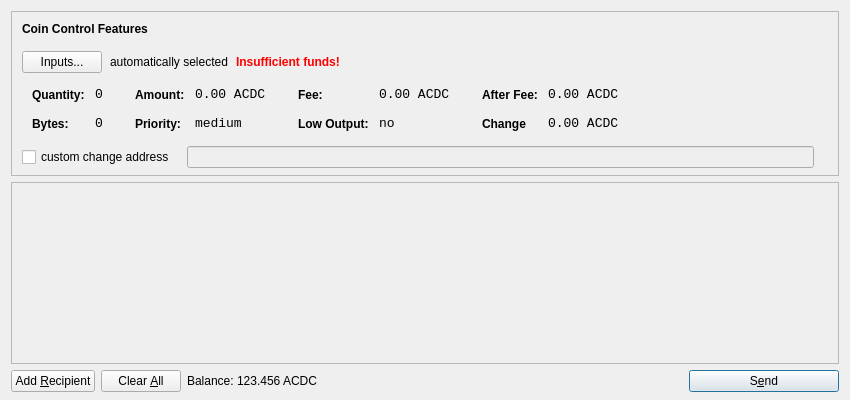
<?xml version="1.0" encoding="UTF-8"?>
<ui version="4.0">
 <class>SendCoinsDialog</class>
 <widget class="QDialog" name="SendCoinsDialog">
  <property name="geometry">
   <rect>
    <x>0</x>
    <y>0</y>
    <width>850</width>
    <height>400</height>
   </rect>
  </property>
  <property name="windowTitle">
   <string>Send Coins</string>
  </property>
  <layout class="QVBoxLayout" name="verticalLayout" stretch="0,1,0">
   <property name="bottomMargin">
    <number>8</number>
   </property>
   <item>
    <widget class="QFrame" name="frameCoinControl">
     <property name="sizePolicy">
      <sizepolicy hsizetype="Expanding" vsizetype="Expanding">
       <horstretch>0</horstretch>
       <verstretch>0</verstretch>
      </sizepolicy>
     </property>
     <property name="maximumSize">
      <size>
       <width>16777215</width>
       <height>16777215</height>
      </size>
     </property>
     <property name="frameShape">
      <enum>QFrame::StyledPanel</enum>
     </property>
     <property name="frameShadow">
      <enum>QFrame::Sunken</enum>
     </property>
     <layout class="QVBoxLayout" name="verticalLayoutCoinControl2">
      <property name="spacing">
       <number>-1</number>
      </property>
      <property name="leftMargin">
       <number>0</number>
      </property>
      <property name="topMargin">
       <number>0</number>
      </property>
      <property name="rightMargin">
       <number>0</number>
      </property>
      <property name="bottomMargin">
       <number>6</number>
      </property>
      <item>
       <layout class="QVBoxLayout" name="verticalLayoutCoinControl" stretch="0,0,0,0,1">
        <property name="spacing">
         <number>0</number>
        </property>
        <property name="leftMargin">
         <number>10</number>
        </property>
        <property name="topMargin">
         <number>10</number>
        </property>
        <item>
         <layout class="QHBoxLayout" name="horizontalLayoutCoinControl1">
          <property name="bottomMargin">
           <number>15</number>
          </property>
          <item>
           <widget class="QLabel" name="labelCoinControlFeatures">
            <property name="sizePolicy">
             <sizepolicy hsizetype="Preferred" vsizetype="Maximum">
              <horstretch>0</horstretch>
              <verstretch>0</verstretch>
             </sizepolicy>
            </property>
            <property name="font">
             <font>
              <weight>75</weight>
              <bold>true</bold>
             </font>
            </property>
            <property name="styleSheet">
             <string notr="true">font-weight:bold;</string>
            </property>
            <property name="text">
             <string>Coin Control Features</string>
            </property>
           </widget>
          </item>
         </layout>
        </item>
        <item>
         <layout class="QHBoxLayout" name="horizontalLayoutCoinControl2" stretch="0,0,0,0">
          <property name="spacing">
           <number>8</number>
          </property>
          <property name="bottomMargin">
           <number>10</number>
          </property>
          <item>
           <widget class="QPushButton" name="pushButtonCoinControl">
            <property name="styleSheet">
             <string notr="true"/>
            </property>
            <property name="text">
             <string>Inputs...</string>
            </property>
           </widget>
          </item>
          <item>
           <widget class="QLabel" name="labelCoinControlAutomaticallySelected">
            <property name="text">
             <string>automatically selected</string>
            </property>
            <property name="margin">
             <number>5</number>
            </property>
           </widget>
          </item>
          <item>
           <widget class="QLabel" name="labelCoinControlInsuffFunds">
            <property name="font">
             <font>
              <weight>75</weight>
              <bold>true</bold>
             </font>
            </property>
            <property name="styleSheet">
             <string notr="true">color:red;font-weight:bold;</string>
            </property>
            <property name="text">
             <string>Insufficient funds!</string>
            </property>
            <property name="margin">
             <number>5</number>
            </property>
           </widget>
          </item>
          <item>
           <spacer name="horizontalSpacerCoinControl">
            <property name="orientation">
             <enum>Qt::Horizontal</enum>
            </property>
            <property name="sizeHint" stdset="0">
             <size>
              <width>40</width>
              <height>1</height>
             </size>
            </property>
           </spacer>
          </item>
         </layout>
        </item>
        <item>
         <widget class="QWidget" name="widgetCoinControl" native="true">
          <property name="sizePolicy">
           <sizepolicy hsizetype="Preferred" vsizetype="Preferred">
            <horstretch>0</horstretch>
            <verstretch>0</verstretch>
           </sizepolicy>
          </property>
          <property name="minimumSize">
           <size>
            <width>0</width>
            <height>0</height>
           </size>
          </property>
          <property name="styleSheet">
           <string notr="true"/>
          </property>
          <layout class="QHBoxLayout" name="horizontalLayoutCoinControl5">
           <property name="margin">
            <number>0</number>
           </property>
           <item>
            <layout class="QHBoxLayout" name="horizontalLayoutCoinControl3" stretch="0,0,0,1">
             <property name="spacing">
              <number>20</number>
             </property>
             <property name="topMargin">
              <number>0</number>
             </property>
             <property name="bottomMargin">
              <number>10</number>
             </property>
             <item>
              <layout class="QFormLayout" name="formLayoutCoinControl1">
               <property name="horizontalSpacing">
                <number>10</number>
               </property>
               <property name="verticalSpacing">
                <number>14</number>
               </property>
               <property name="leftMargin">
                <number>10</number>
               </property>
               <property name="topMargin">
                <number>4</number>
               </property>
               <property name="rightMargin">
                <number>6</number>
               </property>
               <item row="0" column="0">
                <widget class="QLabel" name="labelCoinControlQuantityText">
                 <property name="styleSheet">
                  <string notr="true">font-weight:bold;</string>
                 </property>
                 <property name="text">
                  <string>Quantity:</string>
                 </property>
                 <property name="margin">
                  <number>0</number>
                 </property>
                </widget>
               </item>
               <item row="0" column="1">
                <widget class="QLabel" name="labelCoinControlQuantity">
                 <property name="font">
                  <font>
                   <family>Monospace</family>
                   <pointsize>10</pointsize>
                  </font>
                 </property>
                 <property name="cursor">
                  <cursorShape>IBeamCursor</cursorShape>
                 </property>
                 <property name="contextMenuPolicy">
                  <enum>Qt::ActionsContextMenu</enum>
                 </property>
                 <property name="text">
                  <string>0</string>
                 </property>
                 <property name="margin">
                  <number>0</number>
                 </property>
                 <property name="textInteractionFlags">
                  <set>Qt::LinksAccessibleByMouse|Qt::TextSelectableByKeyboard|Qt::TextSelectableByMouse</set>
                 </property>
                </widget>
               </item>
               <item row="1" column="0">
                <widget class="QLabel" name="labelCoinControlBytesText">
                 <property name="styleSheet">
                  <string notr="true">font-weight:bold;</string>
                 </property>
                 <property name="text">
                  <string>Bytes:</string>
                 </property>
                </widget>
               </item>
               <item row="1" column="1">
                <widget class="QLabel" name="labelCoinControlBytes">
                 <property name="font">
                  <font>
                   <family>Monospace</family>
                   <pointsize>10</pointsize>
                  </font>
                 </property>
                 <property name="cursor">
                  <cursorShape>IBeamCursor</cursorShape>
                 </property>
                 <property name="contextMenuPolicy">
                  <enum>Qt::ActionsContextMenu</enum>
                 </property>
                 <property name="text">
                  <string>0</string>
                 </property>
                 <property name="textInteractionFlags">
                  <set>Qt::LinksAccessibleByMouse|Qt::TextSelectableByKeyboard|Qt::TextSelectableByMouse</set>
                 </property>
                </widget>
               </item>
              </layout>
             </item>
             <item>
              <layout class="QFormLayout" name="formLayoutCoinControl2">
               <property name="horizontalSpacing">
                <number>10</number>
               </property>
               <property name="verticalSpacing">
                <number>14</number>
               </property>
               <property name="leftMargin">
                <number>6</number>
               </property>
               <property name="topMargin">
                <number>4</number>
               </property>
               <property name="rightMargin">
                <number>6</number>
               </property>
               <item row="0" column="0">
                <widget class="QLabel" name="labelCoinControlAmountText">
                 <property name="styleSheet">
                  <string notr="true">font-weight:bold;</string>
                 </property>
                 <property name="text">
                  <string>Amount:</string>
                 </property>
                 <property name="margin">
                  <number>0</number>
                 </property>
                </widget>
               </item>
               <item row="0" column="1">
                <widget class="QLabel" name="labelCoinControlAmount">
                 <property name="font">
                  <font>
                   <family>Monospace</family>
                   <pointsize>10</pointsize>
                  </font>
                 </property>
                 <property name="cursor">
                  <cursorShape>IBeamCursor</cursorShape>
                 </property>
                 <property name="contextMenuPolicy">
                  <enum>Qt::ActionsContextMenu</enum>
                 </property>
                 <property name="text">
                  <string>0.00 ACDC</string>
                 </property>
                 <property name="textInteractionFlags">
                  <set>Qt::LinksAccessibleByMouse|Qt::TextSelectableByKeyboard|Qt::TextSelectableByMouse</set>
                 </property>
                </widget>
               </item>
               <item row="1" column="0">
                <widget class="QLabel" name="labelCoinControlPriorityText">
                 <property name="styleSheet">
                  <string notr="true">font-weight:bold;</string>
                 </property>
                 <property name="text">
                  <string>Priority:</string>
                 </property>
                </widget>
               </item>
               <item row="1" column="1">
                <widget class="QLabel" name="labelCoinControlPriority">
                 <property name="font">
                  <font>
                   <family>Monospace</family>
                   <pointsize>10</pointsize>
                  </font>
                 </property>
                 <property name="cursor">
                  <cursorShape>IBeamCursor</cursorShape>
                 </property>
                 <property name="contextMenuPolicy">
                  <enum>Qt::ActionsContextMenu</enum>
                 </property>
                 <property name="text">
                  <string>medium</string>
                 </property>
                 <property name="textInteractionFlags">
                  <set>Qt::LinksAccessibleByMouse|Qt::TextSelectableByKeyboard|Qt::TextSelectableByMouse</set>
                 </property>
                </widget>
               </item>
              </layout>
             </item>
             <item>
              <layout class="QFormLayout" name="formLayoutCoinControl3">
               <property name="horizontalSpacing">
                <number>10</number>
               </property>
               <property name="verticalSpacing">
                <number>14</number>
               </property>
               <property name="leftMargin">
                <number>6</number>
               </property>
               <property name="topMargin">
                <number>4</number>
               </property>
               <property name="rightMargin">
                <number>6</number>
               </property>
               <item row="0" column="0">
                <widget class="QLabel" name="labelCoinControlFeeText">
                 <property name="styleSheet">
                  <string notr="true">font-weight:bold;</string>
                 </property>
                 <property name="text">
                  <string>Fee:</string>
                 </property>
                 <property name="margin">
                  <number>0</number>
                 </property>
                </widget>
               </item>
               <item row="0" column="1">
                <widget class="QLabel" name="labelCoinControlFee">
                 <property name="font">
                  <font>
                   <family>Monospace</family>
                   <pointsize>10</pointsize>
                  </font>
                 </property>
                 <property name="cursor">
                  <cursorShape>IBeamCursor</cursorShape>
                 </property>
                 <property name="contextMenuPolicy">
                  <enum>Qt::ActionsContextMenu</enum>
                 </property>
                 <property name="text">
                  <string>0.00 ACDC</string>
                 </property>
                 <property name="textInteractionFlags">
                  <set>Qt::LinksAccessibleByMouse|Qt::TextSelectableByKeyboard|Qt::TextSelectableByMouse</set>
                 </property>
                </widget>
               </item>
               <item row="1" column="0">
                <widget class="QLabel" name="labelCoinControlLowOutputText">
                 <property name="styleSheet">
                  <string notr="true">font-weight:bold;</string>
                 </property>
                 <property name="text">
                  <string>Low Output:</string>
                 </property>
                </widget>
               </item>
               <item row="1" column="1">
                <widget class="QLabel" name="labelCoinControlLowOutput">
                 <property name="font">
                  <font>
                   <family>Monospace</family>
                   <pointsize>10</pointsize>
                  </font>
                 </property>
                 <property name="cursor">
                  <cursorShape>IBeamCursor</cursorShape>
                 </property>
                 <property name="contextMenuPolicy">
                  <enum>Qt::ActionsContextMenu</enum>
                 </property>
                 <property name="text">
                  <string>no</string>
                 </property>
                 <property name="textInteractionFlags">
                  <set>Qt::LinksAccessibleByMouse|Qt::TextSelectableByKeyboard|Qt::TextSelectableByMouse</set>
                 </property>
                </widget>
               </item>
              </layout>
             </item>
             <item>
              <layout class="QFormLayout" name="formLayoutCoinControl4">
               <property name="horizontalSpacing">
                <number>10</number>
               </property>
               <property name="verticalSpacing">
                <number>14</number>
               </property>
               <property name="leftMargin">
                <number>6</number>
               </property>
               <property name="topMargin">
                <number>4</number>
               </property>
               <property name="rightMargin">
                <number>6</number>
               </property>
               <item row="0" column="0">
                <widget class="QLabel" name="labelCoinControlAfterFeeText">
                 <property name="styleSheet">
                  <string notr="true">font-weight:bold;</string>
                 </property>
                 <property name="text">
                  <string>After Fee:</string>
                 </property>
                 <property name="margin">
                  <number>0</number>
                 </property>
                </widget>
               </item>
               <item row="0" column="1">
                <widget class="QLabel" name="labelCoinControlAfterFee">
                 <property name="font">
                  <font>
                   <family>Monospace</family>
                   <pointsize>10</pointsize>
                  </font>
                 </property>
                 <property name="cursor">
                  <cursorShape>IBeamCursor</cursorShape>
                 </property>
                 <property name="contextMenuPolicy">
                  <enum>Qt::ActionsContextMenu</enum>
                 </property>
                 <property name="text">
                  <string>0.00 ACDC</string>
                 </property>
                 <property name="textInteractionFlags">
                  <set>Qt::LinksAccessibleByMouse|Qt::TextSelectableByKeyboard|Qt::TextSelectableByMouse</set>
                 </property>
                </widget>
               </item>
               <item row="1" column="0">
                <widget class="QLabel" name="labelCoinControlChangeText">
                 <property name="styleSheet">
                  <string notr="true">font-weight:bold;</string>
                 </property>
                 <property name="text">
                  <string>Change</string>
                 </property>
                </widget>
               </item>
               <item row="1" column="1">
                <widget class="QLabel" name="labelCoinControlChange">
                 <property name="font">
                  <font>
                   <family>Monospace</family>
                   <pointsize>10</pointsize>
                  </font>
                 </property>
                 <property name="cursor">
                  <cursorShape>IBeamCursor</cursorShape>
                 </property>
                 <property name="contextMenuPolicy">
                  <enum>Qt::ActionsContextMenu</enum>
                 </property>
                 <property name="text">
                  <string>0.00 ACDC</string>
                 </property>
                 <property name="textInteractionFlags">
                  <set>Qt::LinksAccessibleByMouse|Qt::TextSelectableByKeyboard|Qt::TextSelectableByMouse</set>
                 </property>
                </widget>
               </item>
              </layout>
             </item>
            </layout>
           </item>
          </layout>
         </widget>
        </item>
        <item>
         <layout class="QHBoxLayout" name="horizontalLayoutCoinControl4" stretch="0,0,0">
          <property name="spacing">
           <number>12</number>
          </property>
          <property name="sizeConstraint">
           <enum>QLayout::SetDefaultConstraint</enum>
          </property>
          <property name="topMargin">
           <number>5</number>
          </property>
          <property name="rightMargin">
           <number>5</number>
          </property>
          <item>
           <widget class="QCheckBox" name="checkBoxCoinControlChange">
            <property name="text">
             <string>custom change address</string>
            </property>
           </widget>
          </item>
          <item>
           <widget class="QLineEdit" name="lineEditCoinControlChange">
            <property name="enabled">
             <bool>false</bool>
            </property>
            <property name="sizePolicy">
             <sizepolicy hsizetype="Expanding" vsizetype="Fixed">
              <horstretch>0</horstretch>
              <verstretch>0</verstretch>
             </sizepolicy>
            </property>
           </widget>
          </item>
          <item>
           <widget class="QLabel" name="labelCoinControlChangeLabel">
            <property name="sizePolicy">
             <sizepolicy hsizetype="Preferred" vsizetype="Expanding">
              <horstretch>0</horstretch>
              <verstretch>0</verstretch>
             </sizepolicy>
            </property>
            <property name="minimumSize">
             <size>
              <width>0</width>
              <height>0</height>
             </size>
            </property>
            <property name="text">
             <string/>
            </property>
            <property name="margin">
             <number>3</number>
            </property>
           </widget>
          </item>
         </layout>
        </item>
        <item>
         <spacer name="verticalSpacerCoinControl">
          <property name="orientation">
           <enum>Qt::Vertical</enum>
          </property>
          <property name="sizeHint" stdset="0">
           <size>
            <width>800</width>
            <height>1</height>
           </size>
          </property>
         </spacer>
        </item>
       </layout>
      </item>
     </layout>
    </widget>
   </item>
   <item>
    <widget class="QScrollArea" name="scrollArea">
     <property name="widgetResizable">
      <bool>true</bool>
     </property>
     <widget class="QWidget" name="scrollAreaWidgetContents">
      <property name="geometry">
       <rect>
        <x>0</x>
        <y>0</y>
        <width>830</width>
        <height>165</height>
       </rect>
      </property>
      <layout class="QVBoxLayout" name="verticalLayout_2">
       <property name="margin">
        <number>0</number>
       </property>
       <item>
        <layout class="QVBoxLayout" name="entries">
         <property name="spacing">
          <number>6</number>
         </property>
        </layout>
       </item>
       <item>
        <spacer name="verticalSpacer">
         <property name="orientation">
          <enum>Qt::Vertical</enum>
         </property>
         <property name="sizeHint" stdset="0">
          <size>
           <width>20</width>
           <height>40</height>
          </size>
         </property>
        </spacer>
       </item>
      </layout>
     </widget>
    </widget>
   </item>
   <item>
    <layout class="QHBoxLayout" name="horizontalLayout">
     <item>
      <widget class="QPushButton" name="addButton">
       <property name="toolTip">
        <string>Send to multiple recipients at once</string>
       </property>
       <property name="text">
        <string>Add &amp;Recipient</string>
       </property>
       <property name="icon">
        <iconset resource="../bitcoin.qrc">
         <normaloff>:/icons/add</normaloff>:/icons/add</iconset>
       </property>
       <property name="autoDefault">
        <bool>false</bool>
       </property>
      </widget>
     </item>
     <item>
      <widget class="QPushButton" name="clearButton">
       <property name="sizePolicy">
        <sizepolicy hsizetype="Minimum" vsizetype="Fixed">
         <horstretch>0</horstretch>
         <verstretch>0</verstretch>
        </sizepolicy>
       </property>
       <property name="toolTip">
        <string>Remove all transaction fields</string>
       </property>
       <property name="text">
        <string>Clear &amp;All</string>
       </property>
       <property name="icon">
        <iconset resource="../bitcoin.qrc">
         <normaloff>:/icons/remove</normaloff>:/icons/remove</iconset>
       </property>
       <property name="autoRepeatDelay">
        <number>300</number>
       </property>
       <property name="autoDefault">
        <bool>false</bool>
       </property>
      </widget>
     </item>
     <item>
      <layout class="QHBoxLayout" name="horizontalLayout_2">
       <property name="spacing">
        <number>3</number>
       </property>
       <item>
        <widget class="QLabel" name="label">
         <property name="sizePolicy">
          <sizepolicy hsizetype="Preferred" vsizetype="Fixed">
           <horstretch>0</horstretch>
           <verstretch>0</verstretch>
          </sizepolicy>
         </property>
         <property name="text">
          <string>Balance:</string>
         </property>
        </widget>
       </item>
       <item>
        <widget class="QLabel" name="labelBalance">
         <property name="sizePolicy">
          <sizepolicy hsizetype="Preferred" vsizetype="Fixed">
           <horstretch>0</horstretch>
           <verstretch>0</verstretch>
          </sizepolicy>
         </property>
         <property name="cursor">
          <cursorShape>IBeamCursor</cursorShape>
         </property>
         <property name="text">
          <string>123.456 ACDC</string>
         </property>
         <property name="textInteractionFlags">
          <set>Qt::LinksAccessibleByMouse|Qt::TextSelectableByKeyboard|Qt::TextSelectableByMouse</set>
         </property>
        </widget>
       </item>
      </layout>
     </item>
     <item>
      <spacer name="horizontalSpacer">
       <property name="orientation">
        <enum>Qt::Horizontal</enum>
       </property>
       <property name="sizeHint" stdset="0">
        <size>
         <width>40</width>
         <height>20</height>
        </size>
       </property>
      </spacer>
     </item>
     <item>
      <widget class="QPushButton" name="sendButton">
       <property name="minimumSize">
        <size>
         <width>150</width>
         <height>0</height>
        </size>
       </property>
       <property name="toolTip">
        <string>Confirm the send action</string>
       </property>
       <property name="text">
        <string>S&amp;end</string>
       </property>
       <property name="icon">
        <iconset resource="../bitcoin.qrc">
         <normaloff>:/icons/send</normaloff>:/icons/send</iconset>
       </property>
       <property name="default">
        <bool>true</bool>
       </property>
      </widget>
     </item>
    </layout>
   </item>
  </layout>
 </widget>
 <resources>
  <include location="../bitcoin.qrc"/>
 </resources>
 <connections/>
</ui>
